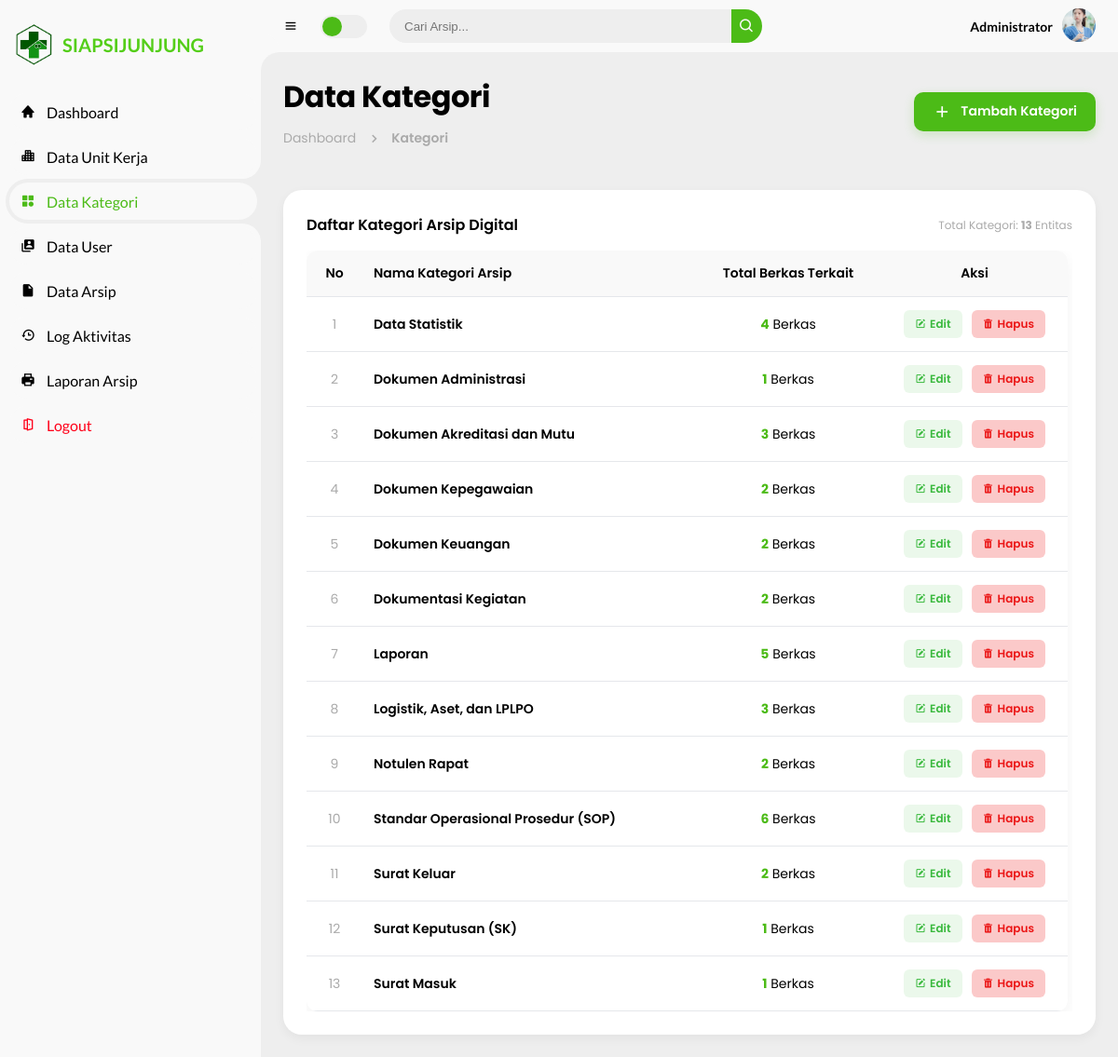
Page /pages/admin/data_kategori.php (signed in) on the committed database.
### tables this page shows
CREATE TABLE `kategori` (
  `id_kategori` int(11) NOT NULL,
  `nama_kategori` varchar(50) NOT NULL,
  `created_at` timestamp NOT NULL DEFAULT current_timestamp()
);

### pages/admin/data_kategori.php (the view, shortened to what this page needs)
<?php
include "../../config/koneksi.php";
$query_string = "SELECT k.*, COUNT(a.id_arsip) as total_arsip
                 FROM kategori k
                 LEFT JOIN arsip a ON k.id_kategori = a.id_kategori
                 GROUP BY k.id_kategori
                 ORDER BY k.nama_kategori ASC";
$query_kategori = mysqli_query($koneksi, $query_string);
?>
<!DOCTYPE html>
<html lang="id">
<head>
    <link rel="stylesheet" href="../../assets/boxicons-2.1.4/css/boxicons.min.css">
    <link rel="stylesheet" href="../../assets/css/style.css">
</head>
<body>
    <?php include '../partials/sidebar.php'; ?>
    <section id="content">
        <?php include '../partials/navbar.php'; ?>
        <main>
            <div class="head-title">
                <div class="left">
                    <h1>Data Kategori</h1>
                    <ul class="breadcrumb">
                        <li><a href="dashboard.php">Dashboard</a></li>
                        <li><i class='bx bx-chevron-right'></i></li>
                        <li><a class="active" href="#">Kategori</a></li>
                    </ul>
                </div>
                <a href="kategori_tambah.php" class="btn-add" style="text-decoration: none;">
                    <i class='bx bx-plus'></i>
                    <span class="text">Tambah Kategori</span>
                </a>
            </div>
            <div class="table-data">
                <div style="flex-shrink: 0; display: flex; justify-content: space-between; align-items: center;">
                    <h3 style="font-size: 16px; font-weight: 600; color: var(--dark);">Daftar Kategori Arsip Digital</h3>
                    <small style="color: var(--dark-grey); font-size: 12px;">Total Kategori: <strong><?= mysqli_num_rows($query_kategori); ?></strong> Entitas</small>
                </div>
                <div class="table-scroll-area">
                    <table class="modern-table">
                        <thead>
                            <tr>
                                <th style="width: 60px; text-align: center;">No</th>
                                <th>Nama Kategori Arsip</th>
                                <th style="width: 200px; text-align: center;">Total Berkas Terkait</th>
                                <th style="width: 200px; text-align: center;">Aksi</th>
                            </tr>
                        </thead>
                        <tbody>
                            <?php
                            $no = 1;
                            if (mysqli_num_rows($query_kategori) > 0) :
                                while($row = mysqli_fetch_assoc($query_kategori)) :
                            ?>
                            <tr>
                                <td style="text-align: center; color: var(--dark-grey);"><?= $no++; ?></td>
                                <td style="font-weight: 600; color: var(--dark);"><?= htmlspecialchars($row['nama_kategori']); ?></td>
                                <td style="text-align: center;">
                                    <strong style="color: #4cbb17;"><?= $row['total_arsip']; ?></strong> Berkas
                                </td>
                                <td style="text-align: center;">
                                    <div class="action-flex-group">
                                        <a href="kategori_edit.php?id=<?= $row['id_kategori']; ?>" class="btn-action-edit">
                                            <i class='bx bxs-edit'></i><span>Edit</span>
                                        </a>
                                        <a href="data_kategori.php?hapus=<?= $row['id_kategori']; ?>" class="btn-action-delete" onclick="return confirm('Menghapus kategori ini akan mengosongkan status kategori berkas terkait. Yakin?')">
                                            <i class='bx bxs-trash'></i><span>Hapus</span>
                                        </a>
                                    </div>
                                </td>
                            </tr>
                            <?php
                                endwhile;
                            endif; ?>
                        </tbody>
                    </table>
                </div>
            </div>
        </main>
    </section>
</body>
</html>

### assets/css/style.css (style rules this page uses)
* { margin: 0; padding: 0; box-sizing: border-box; }
a { text-decoration: none; }
li { list-style: none; }
:root { --poppins: 'Poppins', sans-serif; --lato: 'Lato', sans-serif; --light: #F9F9F9; --green: #4cbb17; --light-green: #CFE8FF; --grey: #eee; --dark-grey: #AAAAAA; --berkas:#ffb300; --dark: #000000; --red: rgb(255, 0, 25); --yellow: #FFCE26; --light-yellow: #FFF2C6; --orange: #FD7238; --light-orange: #FFE0D3; --white-card: #ffffff; --border-color: #e5e7eb; }
html { overflow-x: hidden !important; }
body { background: var(--grey); overflow-x: hidden; }
#content { position: relative; width: calc(100% - 280px); left: 280px; transition: .3s ease; }
#content main { width: 100%; padding: 40px 30px; font-family: var(--poppins); max-height: calc(100vh - 56px); overflow-y: auto; }
#content main .head-title { display: flex; align-items: center; justify-content: space-between; grid-gap: 16px; flex-wrap: wrap; }
#content main .head-title .left h1 { font-size: 32px; font-weight: 700; margin-bottom: 5px; color: var(--dark); letter-spacing: -0.5px; }
.table-data { width: 100%; margin-top: 25px; }
.table-data table { width: 100%; border-collapse: separate; border-spacing: 0; background: var(--white-card); border-radius: 12px; overflow: hidden; box-shadow: 0 6px 18px rgba(0, 0, 0, 0.05); }
.table-data thead th { background: var(--light); color: var(--dark); padding: 14px 12px; font-size: 14px; font-weight: 600; text-align: left; border-bottom: 1px solid var(--border-color); }
.table-data tbody td { padding: 14px 12px; font-size: 14px; color: var(--dark); border-bottom: 1px solid var(--border-color); vertical-align: middle; }
.btn-add { height: 42px; padding: 0 20px; border-radius: 10px; background: var(--green); color: #fff; display: flex; align-items: center; justify-content: center; gap: 10px; font-weight: 600; font-size: 14px; transition: all 0.3s ease; box-shadow: 0 4px 12px rgba(76, 187, 23, 0.2); }
.btn-add i { font-size: 20px; }

### pages/admin/data_kategori.php (style rules this page uses)
html, body { height: 100vh; overflow: hidden !important; }
#content main { height: calc(100vh - 56px); overflow: hidden; display: flex; flex-direction: column; padding: 24px; box-sizing: border-box; }
.head-title { flex-shrink: 0; margin-bottom: 20px !important; }
.breadcrumb { display: flex; align-items: center; grid-gap: 10px; margin-top: 10px; }
.breadcrumb li { color: var(--dark); list-style: none; display: flex; align-items: center; }
.breadcrumb li a { color: var(--dark-grey); text-decoration: none; font-size: 14px; }
.breadcrumb li a.active { color: var(--dark-grey); font-weight: 600; }
.breadcrumb li i { font-size: 18px; color: var(--dark-grey); }
.table-data { background: var(--white-card, #fff); padding: 25px; border-radius: 20px; box-shadow: 0 4px 12px rgba(0, 0, 0, 0.05); display: flex; flex-direction: column; flex-grow: 1; min-height: 0; }
.table-scroll-area { flex-grow: 1; overflow-y: auto; padding-right: 5px; margin-top: 15px; }
.modern-table { width: 100%; border-collapse: collapse; text-align: left; }
.modern-table th { position: sticky; top: 0; background: var(--white-card, #fff); z-index: 10; padding: 12px 15px; font-size: 13px; color: var(--dark-grey); border-bottom: 2px solid var(--border-color); }
.modern-table td { padding: 14px 15px; font-size: 14px; border-bottom: 1px solid var(--border-color); color: var(--dark); }
.action-flex-group { display: flex; justify-content: center; gap: 10px; }
.btn-action-edit { background: rgba(58, 185, 62, 0.1); color: rgb(58, 185, 62); padding: 6px 12px; border-radius: 6px; font-size: 12px; font-weight: 600; text-decoration: none; display: inline-flex; align-items: center; gap: 4px; transition: 0.2s; }
.btn-action-delete { background: rgba(235, 22, 22, 0.23); color: rgb(235, 22, 22); padding: 6px 12px; border-radius: 6px; font-size: 12px; font-weight: 600; text-decoration: none; display: inline-flex; align-items: center; gap: 4px; transition: 0.2s; }

### rows in the picture
kategori: nama_kategori "Data Statistik", total_arsip "4"
kategori: nama_kategori "Dokumen Administrasi", total_arsip "1"
kategori: nama_kategori "Dokumen Akreditasi dan Mutu", total_arsip "3"
kategori: nama_kategori "Dokumen Kepegawaian", total_arsip "2"
kategori: nama_kategori "Dokumen Keuangan", total_arsip "2"
kategori: nama_kategori "Dokumentasi Kegiatan", total_arsip "2"
kategori: nama_kategori "Laporan", total_arsip "5"
kategori: nama_kategori "Logistik, Aset, dan LPLPO", total_arsip "3"
kategori: nama_kategori "Notulen Rapat", total_arsip "2"
kategori: nama_kategori "Standar Operasional Prosedur (SOP)", total_arsip "6"
kategori: nama_kategori "Surat Keluar", total_arsip "2"
kategori: nama_kategori "Surat Keputusan (SK)", total_arsip "1"
kategori: nama_kategori "Surat Masuk", total_arsip "1"

### other values in the picture
$_SESSION['nama'] "Administrator"
mysqli_num_rows($query_kategori) "13"
